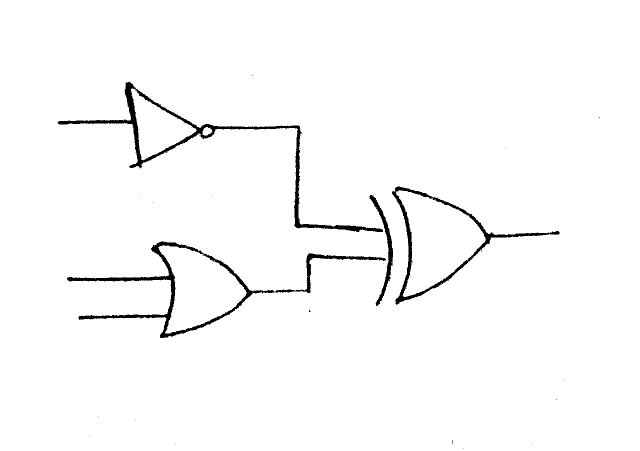
#> input picture MLv2/imgs/24.jpeg, 1280 x 901 px (shown at 1/2 size); its folder holds only this picture in this run
$ python -i Core_Conn_Support.py   (imports and definitions only)
#> lines starting #> are read from the running program, lines starting #| are printed output that depends on the picture
#> further down, picture is the input picture: shape (901, 1280, 3); min 0, max 255, mean 249.7
# -*- coding: utf-8 -*-
"""
Created on Sat Jun  3 20:11:44 2023

@author: vishe
"""
import cv2
import numpy as np
import csv
import os
import time
import json
import Image_handler as Ih
from modelcsv import csvparse

#from Image_handler import resize,r,rw,ry as resize,r,rw,ry
i=0

# [249 lines left out: functions ihimgremove_all, imgremove_all, replace_with_white, New_image_remove_element, ValidateDivRange, imagediv and 4 more, not called in this run]

def imghitmisslinefilter(image):
    img = cv2.cvtColor(image, cv2.COLOR_RGB2GRAY)
    kernel_h = np.array([[-1, -1, -1,-1],
                     [1, 1, 1,1],
                     [-1, -1, -1,-1]], np.uint8)
    kernel_v = np.array([[-1, 1, -1],
                         [-1, 1, -1],
                         [-1, 1, -1],
                         [-1, 1, -1]], np.uint8)
    img = cv2.GaussianBlur(img, (5,5), 2)

    structure=np.ones((2,8),np.uint8)
    img=cv2.erode(img,structure,iterations=1)
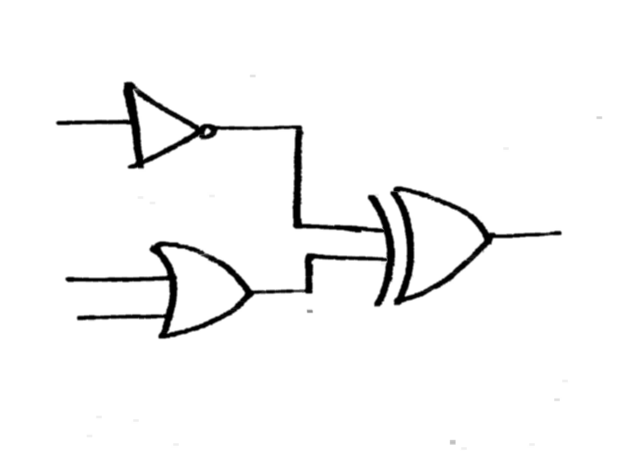
#> img: shape (901, 1280) (shown at 1/2 size); min 0, max 255, mean 246.4
    hitmiss_h = cv2.morphologyEx(img, cv2.MORPH_HITMISS, kernel_h)
    img=cv2.dilate(img,structure,iterations=1)
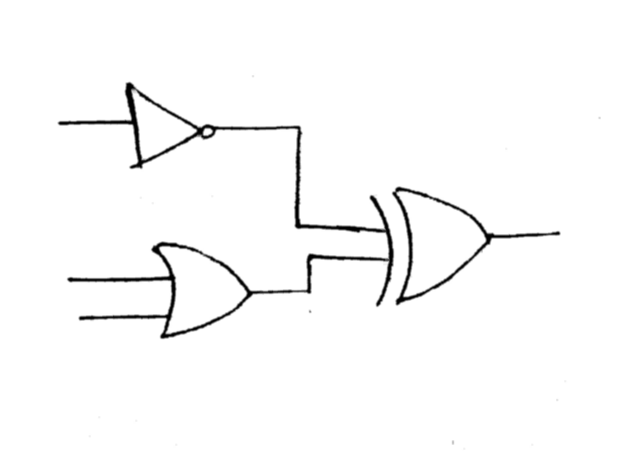
#> img: shape (901, 1280) (shown at 1/2 size); min 0, max 255, mean 249.6

    structure=np.ones((8,2),np.uint8)
    img=cv2.erode(img,structure,iterations=1)
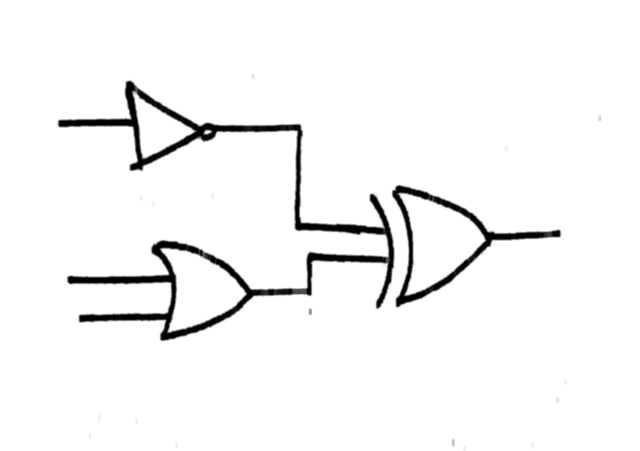
#> img: shape (901, 1280) (shown at 1/2 size); min 0, max 255, mean 245.4
    hitmiss_v = cv2.morphologyEx(img, cv2.MORPH_HITMISS, kernel_v)
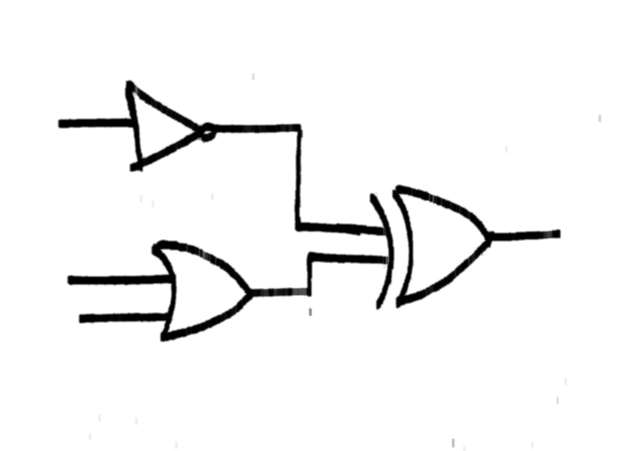
#> hitmiss_v: shape (901, 1280) (shown at 1/2 size); min 0, max 255, mean 243.7
    img=cv2.dilate(img,structure,iterations=1)
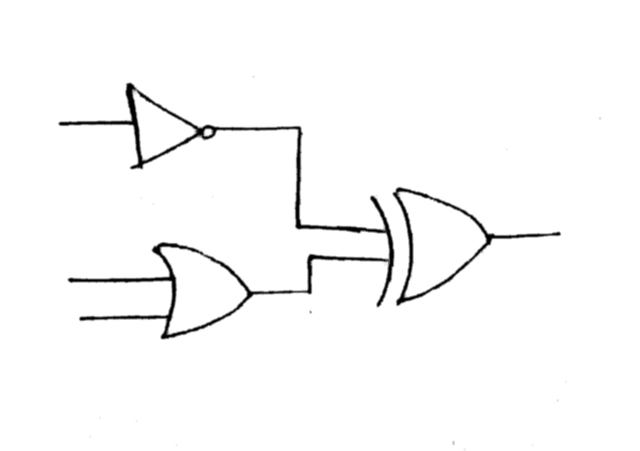
#> img: shape (901, 1280) (shown at 1/2 size); min 0, max 255, mean 249.6

    hitmiss = cv2.bitwise_or(hitmiss_h, hitmiss_v)


    kernel_n = np.ones((5, 5), np.uint8)

    # Apply opening and closing to remove noise
    opening = cv2.morphologyEx(hitmiss, cv2.MORPH_OPEN, kernel_n)
    closing = cv2.morphologyEx(opening, cv2.MORPH_CLOSE, kernel_n)

    return hitmiss,closing

i=0
# [57 lines left out: functions hlplinedetector, hllinedetector, hllineprinter, hlplineprinter, not called in this run]

i=0
# [52 lines left out: functions contourlinedetector, contourlineprinter, not called in this run]

>>> import cv2
>>> picture = cv2.cvtColor(cv2.imread('../MLv2/imgs/24.jpeg'), cv2.COLOR_BGR2RGB)
>>> result = imghitmisslinefilter(picture)
